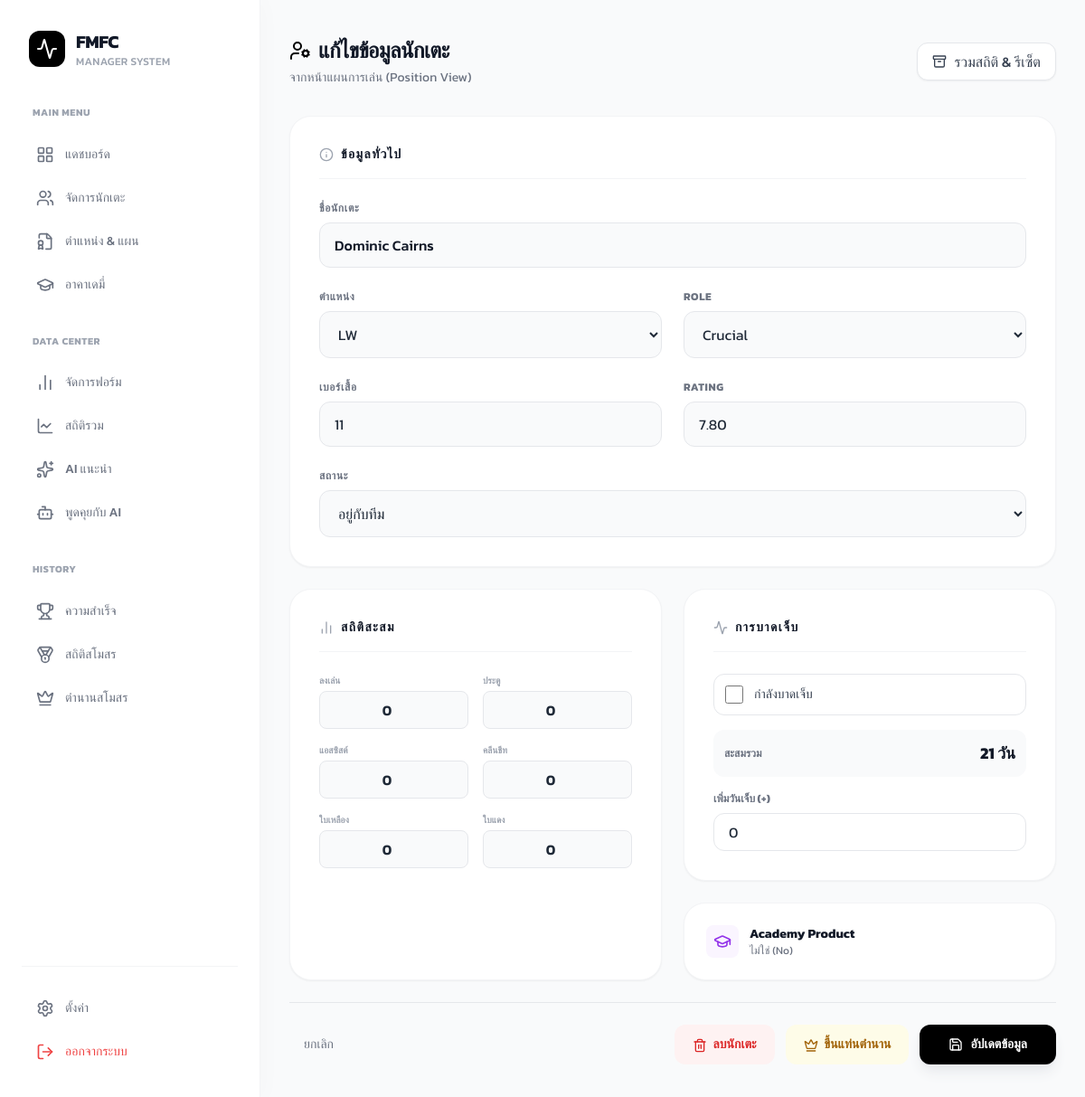
Page /pages/edit_player1.php?id=523 (signed in) on the committed database.
### tables this page shows
CREATE TABLE `players` (
  `player_id` int(11) NOT NULL,
  `user_id` int(11) NOT NULL,
  `name` varchar(100) NOT NULL,
  `role` enum('crucial','important','rotation','sporadic','prospect') DEFAULT NULL,
  `position` enum('st','cf','lw','rw','lm','rm','cam','cm','cdm','cb','lb','rb','gk') DEFAULT NULL,
  `jersey_number` int(11) DEFAULT NULL,
  `status` enum('no','sell','for_loan','on_loan','in_loan') DEFAULT 'no',
  `injured` int(11) NOT NULL DEFAULT 0,
  `injured_count` int(11) DEFAULT 0,
  `is_academy_product` tinyint(4) NOT NULL,
  `performance_score` int(11) NOT NULL DEFAULT 0,
  `rating` decimal(4,2) NOT NULL DEFAULT 0.00,
  `score_change` enum('increase','decrease','neutral') DEFAULT 'neutral',
  `change_count` int(11) DEFAULT 0,
  `appearances` int(11) DEFAULT 0,
  `goals` int(11) DEFAULT 0,
  `assists` int(11) DEFAULT 0,
  `clean_sheets` int(11) DEFAULT 0,
  `yellow_cards` int(11) DEFAULT 0,
  `red_cards` int(11) DEFAULT 0
);

### pages/edit_player1.php (the view, shortened to what this page needs)
<?php
include "../includes/db_config.php";
if (isset($_GET['id'])) {
    $player_id = $_GET['id'];
    $user_id = $_SESSION['user_id'];
    if ($conn instanceof PDO) {
        $query = "SELECT * FROM Players WHERE player_id = ? AND user_id = ?";
        $stmt = $conn->prepare($query);
        $stmt->execute([$player_id, $user_id]);
        $player = $stmt->fetch(PDO::FETCH_ASSOC);
    } else {
        $query = "SELECT * FROM Players WHERE player_id = $player_id AND user_id = $user_id";
        $result = mysqli_query($conn, $query);
        $player = mysqli_fetch_assoc($result);
    }
} else {
    $_SESSION['toast_message'] = ['type' => 'error', 'message' => 'ไม่พบข้อมูลนักเตะ!'];
    header("Location: position.php");
    exit;
}
?>
<!DOCTYPE html>
<html lang="th">
<head>
    <script src="https://cdn.tailwindcss.com"></script>
    <link rel="stylesheet" type="text/css" href="https://cdn.jsdelivr.net/npm/toastify-js/src/toastify.min.css">
</head>
<body class="bg-[#F9FAFB] text-gray-800">
    <div class="flex h-screen overflow-hidden">
        <?php include '../includes/navbar.php'; ?>
        <main class="flex-1 overflow-y-auto px-8 py-10">
            <div class="max-w-4xl mx-auto">
                <div class="flex items-center justify-between mb-8">
                    <div>
                        <h1 class="text-2xl font-bold text-gray-900 tracking-tight flex items-center gap-2">
                            <i data-lucide="user-cog" class="w-6 h-6 text-black"></i>
                            แก้ไขข้อมูลนักเตะ
                        </h1>
                        <p class="text-sm text-gray-500 mt-1">จากหน้าแผนการเล่น (Position View)</p>
                    </div>
                    <form action="process_single_player_stats.php" method="POST" onsubmit="return confirmProcessSingleStats();">
                        <button type="submit" class="bg-white border border-gray-200 text-gray-700 px-4 py-2 rounded-xl hover:bg-gray-50 hover:text-black transition shadow-sm font-medium flex items-center gap-2">
                            <i data-lucide="archive" class="w-4 h-4"></i> รวมสถิติ & รีเซ็ต
                        </button>
                    </form>
                </div>
                <form action="edit_player1.php?id=<?php echo $player['player_id']; ?>" method="POST" class="space-y-6">
                    <div class="bg-white p-8 rounded-3xl shadow-sm border border-gray-100">
                        <h2 class="text-sm font-bold text-gray-900 uppercase tracking-widest flex items-center gap-2 border-b border-gray-100 pb-4 mb-6">
                            <i data-lucide="info" class="w-4 h-4 text-gray-400"></i> ข้อมูลทั่วไป
                        </h2>
                        <div class="grid grid-cols-1 md:grid-cols-2 gap-6">
                            <div class="col-span-2">
                                <label class="block text-xs font-bold text-gray-500 uppercase tracking-wider mb-2">ชื่อนักเตะ</label>
                                <input type="text" name="name" value="<?php echo htmlspecialchars($player['name']); ?>" required
                                    class="w-full px-4 py-3 bg-gray-50 border-gray-200 border rounded-xl focus:bg-white focus:ring-2 focus:ring-black focus:border-transparent transition-all font-medium text-gray-900">
                            </div>
                            <div>
                                <label class="block text-xs font-bold text-gray-500 uppercase tracking-wider mb-2">ตำแหน่ง</label>
                                <select name="position" class="w-full px-4 py-3 bg-gray-50 border-gray-200 border rounded-xl focus:bg-white focus:ring-2 focus:ring-black transition-all">
                                    <?php foreach (['st', 'cf', 'lw', 'rw', 'lm', 'rm', 'cam', 'cm', 'cdm', 'rb', 'lb', 'cb', 'gk'] as $pos) {
                                        $selected = $player['position'] === $pos ? 'selected' : '';
                                        echo "<option value='$pos' $selected>" . strtoupper($pos) . "</option>";
                                    } ?>
                                </select>
                            </div>
                            <div>
                                <label class="block text-xs font-bold text-gray-500 uppercase tracking-wider mb-2">Role</label>
                                <select name="role" class="w-full px-4 py-3 bg-gray-50 border-gray-200 border rounded-xl focus:bg-white focus:ring-2 focus:ring-black transition-all">
                                    <option value="crucial" <?= $player['role'] === 'crucial' ? 'selected' : ''; ?>>Crucial</option>
                                </select>
                            </div>
                            <div>
                                <label class="block text-xs font-bold text-gray-500 uppercase tracking-wider mb-2">เบอร์เสื้อ</label>
                                <input type="number" name="jersey_number" value="<?= htmlspecialchars($player['jersey_number']); ?>"
                                    class="w-full px-4 py-3 bg-gray-50 border-gray-200 border rounded-xl focus:bg-white focus:ring-2 focus:ring-black transition-all">
                            </div>
                            <div>
                                <label class="block text-xs font-bold text-gray-500 uppercase tracking-wider mb-2">Rating</label>
                                <input type="number" step="0.01" name="rating" value="<?= htmlspecialchars($player['rating']); ?>"
                                    class="w-full px-4 py-3 bg-gray-50 border-gray-200 border rounded-xl focus:bg-white focus:ring-2 focus:ring-black transition-all">
                            </div>
                            <div class="col-span-2">
                                <label class="block text-xs font-bold text-gray-500 uppercase tracking-wider mb-2">สถานะ</label>
                                <select name="status" class="w-full px-4 py-3 bg-gray-50 border-gray-200 border rounded-xl focus:bg-white focus:ring-2 focus:ring-black transition-all">
                                    <option value="no" <?= $player['status'] === 'no' ? 'selected' : ''; ?>>อยู่กับทีม</option>
                                </select>
                            </div>
                        </div>
                    </div>
                    <div class="grid grid-cols-1 lg:grid-cols-2 gap-6">
                        <div class="bg-white p-8 rounded-3xl shadow-sm border border-gray-100">
                            <h2 class="text-sm font-bold text-gray-900 uppercase tracking-widest flex items-center gap-2 border-b border-gray-100 pb-4 mb-6">
                                <i data-lucide="bar-chart-2" class="w-4 h-4 text-gray-400"></i> สถิติสะสม
                            </h2>
                            <div class="grid grid-cols-2 gap-4">
                                <?php
                                $stats = [
                                    'appearances' => 'ลงเล่น', 'goals' => 'ประตู',
                                    'assists' => 'แอสซิสต์', 'clean_sheets' => 'คลีนชีท',
                                    'yellow_cards' => 'ใบเหลือง', 'red_cards' => 'ใบแดง'
                                ];
                                foreach ($stats as $key => $label): ?>
                                    <div>
                                        <label class="block text-[10px] font-bold text-gray-400 uppercase mb-1"><?= $label ?></label>
                                        <input type="number" name="<?= $key ?>" value="<?= htmlspecialchars($player[$key] ?? 0); ?>" min="0"
                                            class="w-full px-3 py-2 bg-gray-50 border-gray-200 border rounded-lg focus:ring-1 focus:ring-black text-center font-semibold">
                                    </div>
                                <?php endforeach; ?>
                            </div>
                        </div>
                        <div class="flex flex-col gap-6">
                            <div class="bg-white p-8 rounded-3xl shadow-sm border border-gray-100 flex-1">
                                <h2 class="text-sm font-bold text-gray-900 uppercase tracking-widest flex items-center gap-2 border-b border-gray-100 pb-4 mb-6">
                                    <i data-lucide="activity" class="w-4 h-4 text-gray-400"></i> การบาดเจ็บ
                                </h2>
                                <label class="flex items-center gap-3 p-3 border border-gray-200 rounded-xl cursor-pointer hover:bg-gray-50 transition-colors mb-4">
                                    <input type="checkbox" name="injured_checkbox" class="w-5 h-5 text-black border-gray-300 rounded focus:ring-black" <?= $player['injured'] > 0 ? 'checked' : ''; ?>>
                                    <span class="text-sm font-medium text-gray-700">กำลังบาดเจ็บ</span>
                                </label>
                                <div class="flex items-center justify-between bg-gray-50 p-3 rounded-xl mb-4">
                                    <span class="text-xs text-gray-500 font-bold">สะสมรวม</span>
                                    <span class="text-lg font-bold text-gray-900"><?= htmlspecialchars($player['injured_count']); ?> วัน</span>
                                </div>
                                <div>
                                    <label class="block text-xs font-bold text-gray-500 uppercase mb-2">เพิ่มวันเจ็บ (+)</label>
                                    <input type="number" name="add_injured_days" value="0" min="0" class="w-full px-4 py-2 bg-white border border-gray-200 rounded-xl focus:ring-black">
                                </div>
                            </div>
                            <div class="bg-white p-6 rounded-3xl shadow-sm border border-gray-100">
                                <div class="flex items-center gap-3">
                                    <div class="p-2 bg-purple-50 rounded-lg">
                                        <i data-lucide="graduation-cap" class="w-5 h-5 text-purple-600"></i>
                                    </div>
                                    <div>
                                        <p class="text-sm font-bold text-gray-900">Academy Product</p>
                                        <p class="text-xs text-gray-500"><?= $player['is_academy_product'] == 1 ? 'ใช่ (Yes)' : 'ไม่ใช่ (No)' ?></p>
                                    </div>
                                </div>
                            </div>
                        </div>
                    </div>
                    <div class="pt-6 border-t border-gray-200 flex flex-col sm:flex-row items-center justify-between gap-4">
                        <a href="position.php" class="text-gray-500 hover:text-black font-medium text-sm px-4">ยกเลิก</a>
                        <div class="flex flex-wrap justify-center gap-3">
                            <button type="submit" name="delete" class="px-5 py-3 rounded-xl bg-red-50 text-red-600 font-bold text-sm hover:bg-red-100 transition" onclick="return confirm('ยืนยันการลบ?');">
                                <i data-lucide="trash-2" class="w-4 h-4 inline mr-1"></i> ลบนักเตะ
                            </button>
                            <button type="submit" name="move" class="px-5 py-3 rounded-xl bg-yellow-50 text-yellow-700 font-bold text-sm hover:bg-yellow-100 transition" onclick="return confirm('ยืนยันขึ้นแท่นตำนาน?');">
                                <i data-lucide="crown" class="w-4 h-4 inline mr-1"></i> ขึ้นแท่นตำนาน
                            </button>
                            <button type="submit" class="px-8 py-3 rounded-xl bg-black text-white font-bold text-sm hover:bg-gray-800 transition shadow-lg shadow-gray-200 flex items-center gap-2">
                                <i data-lucide="save" class="w-4 h-4"></i> อัปเดตข้อมูล
                            </button>
                        </div>
                    </div>
                </form>
            </div>
        </main>
    </div>
</body>
</html>

### pages/edit_player1.php (style rules this page uses)
body { font-family: 'Kanit', sans-serif; }

### rows in the picture
players: name "Dominic Cairns", role "Crucial", jersey_number "11", rating "7.80", status "อยู่กับทีม", appearances "0", goals "0", assists "0", clean_sheets "0", yellow_cards "0", red_cards "0", injured_count "21"

### other values in the picture
$item['label'] "แดชบอร์ด"
$item['label'] "จัดการนักเตะ"
$item['label'] "ตำแหน่ง & แผน"
$item['label'] "อาคาเดมี่"
$item['label'] "จัดการฟอร์ม"
$item['label'] "สถิติรวม"
$item['label'] "AI แนะนำ"
$item['label'] "พูดคุยกับ AI"
$item['label'] "ความสำเร็จ"
$item['label'] "สถิติสโมสร"
$item['label'] "ตำนานสโมสร"
$label "ลงเล่น"
$label "ประตู"
$label "แอสซิสต์"
$label "คลีนชีท"
